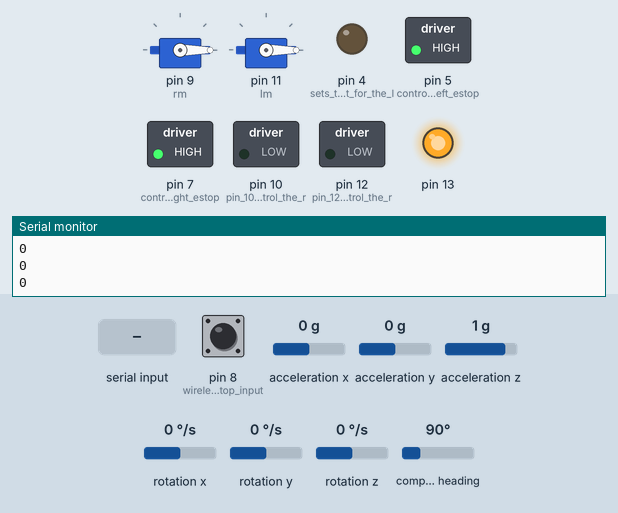
Recording of a sketch running on a simulated Arduino Uno, built with avr-gcc and run on an emulated ATmega328P. Shown: 2 × servo, switched loads named in the sketch (green lamp = pin HIGH), output pins drawn as LEDs (lit = HIGH), the last lines printed to the serial monitor. The test bench sets the inputs (shaded band); at power-on: pin 8 (wireless_estop_input) LOW, acceleration x 0 g, acceleration y 0 g, acceleration z 1 g, rotation x 0 °/s, rotation y 0 °/s, rotation z 0 °/s, compass heading 90°.

Above: at 1.2 s.
1.3 s: "A" received over Serial
At 3.4 s:
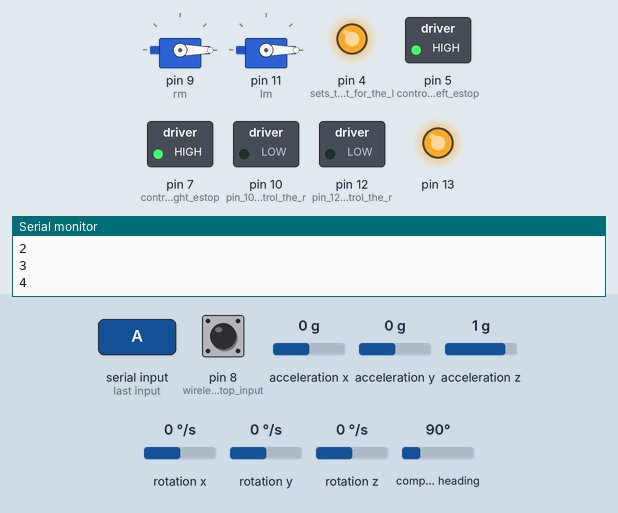
4.3 s: "C" received over Serial
7.3 s: "L" received over Serial
At 8.8 s:
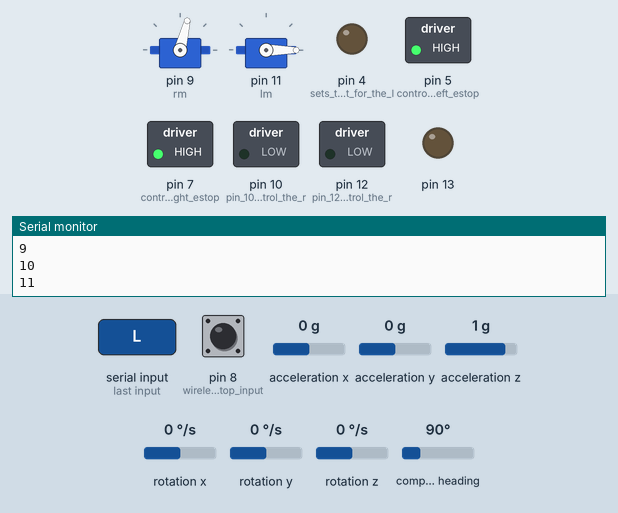
10.3 s: "R" received over Serial
At 11.7 s:
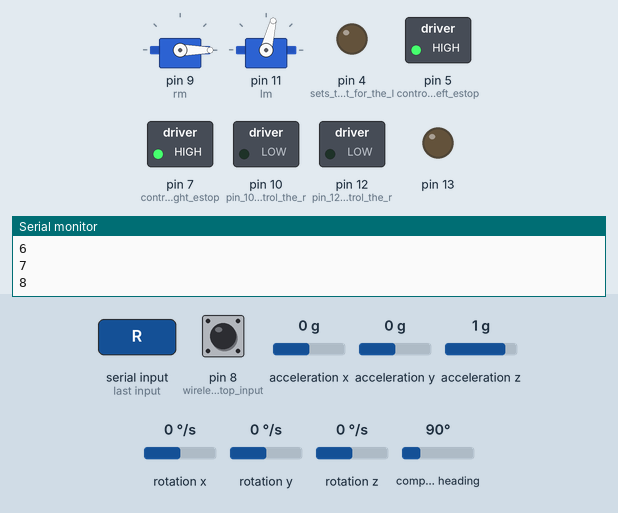
13.3 s: "F" received over Serial
At 14.7 s:
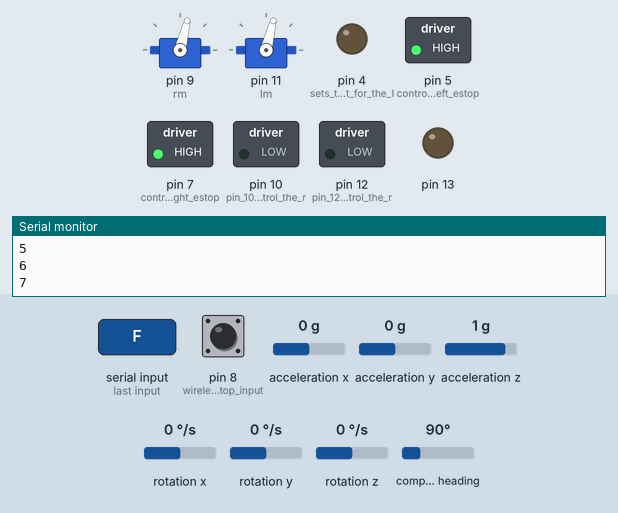
16.3 s: "A" received over Serial
At 16.7 s:
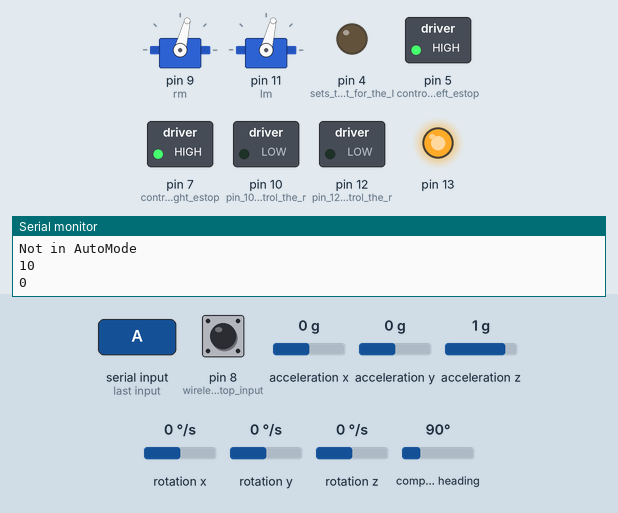
Timing chart, 0 to 18.9 s (numbered marks = the images above; inputs shaded):
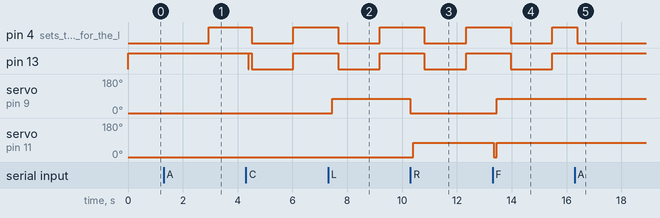

The sketch:

_Code_Vince.ino
```cpp
#include <Wire.h>
#include <Servo.h>
#include <LSM303.h>


LSM303 compass;
Servo rm,lm;
int pause;//delay for switching direction
const int messageSize = 1;
String command = "";
double spd=1.0;
int spdpwm;
String lastCommand;
boolean autonomous;
boolean light;
int timer;

//left          L
//swerve left   Q
//swerve right  E
//right         R
//forward       F
//backwards     B
//stop          S
//Compass       C
//Autonomous    A

void setup()
{
  //rightmotor
  rm.attach(9);   //attach the signal pin of the ESC to pin 9
  rm.write(0);
  pinMode(10,OUTPUT);  //pin 10 will control the relay to flip the right motor
  digitalWrite(10,LOW);
  pinMode(7,OUTPUT);//controling right estop
  digitalWrite(7,HIGH);

  //leftmotor
  lm.attach(11);   //attach the signal pin of the ESC to pin 11
  lm.write(0);
  pinMode(12,OUTPUT);  //pin 12 will control the relay to flip the left motor
  digitalWrite(12,LOW);
  pinMode(5,OUTPUT);//controling left estop
  digitalWrite(5,HIGH);

  pause=50;//This worked when John and I tested it
  pinMode(8,INPUT);//wireless estop input
  pinMode(4,OUTPUT);//sets the output for the light
  digitalWrite(4,LOW);//sets pin to LOW turing on the light
  autonomous=false;
  light=true;
  timer=1;

  //setting up communication
  Serial.begin(9600);
  Wire.begin();
  compass.init();
  compass.enableDefault();

  compass.m_min = (LSM303::vector<int16_t>){-2532, -3089, -4761};
  compass.m_max = (LSM303::vector<int16_t>){3073, 2592, 2427};

  pinMode(13, OUTPUT);
  digitalWrite(13, HIGH);
}

void loop()
{
  compass.read();
  float Heading = compass.heading();
  //sendSerialInfo(String(Heading));
  //Serial.println(String(Heading));
  delay(100);
  if (digitalRead(8)==HIGH)//if wireless estop is pressed then motors will be set to 0
  {
    rm.write(0);
    lm.write(0);
    digitalWrite(4,HIGH);//turns light on so no longer in autonomous mode
    timer=0;
  }
  Serial.println(timer);
  if(!autonomous)
  {
    timer=0;
    digitalWrite(4,LOW);//keeps light on
  }
  else
    timer=timer+1;
  if(timer>15)
  {
    timer = 1;
    if(light)
    {
      light=false;
      Serial.print("OFF");
      digitalWrite(4,HIGH);//turns light off
      digitalWrite(13,HIGH);
    }
    else
    {
      light=true;
      Serial.print("ON");
      digitalWrite(4,LOW);//turns light on
      digitalWrite(13,LOW);
    }
  }
  command = getSerialCommand();
  if(command != "")
  {
    String CommandIdentifier = command;
    Serial.println(CommandIdentifier);
    //Simple Code
    if(CommandIdentifier == "A")//make the light flash or not flash
    {
      if(!autonomous)
      {
        autonomous=true;
        Serial.println("In Auto Mode");
      }
      else
      {
        autonomous=false;
        digitalWrite(4,LOW);//turns light to solid when exiting autonomous mode
        Serial.println("Not in AutoMode");
      }
    }
    if(CommandIdentifier == "C")//Get the Compass
    {
      compass.read();
      float Heading = compass.heading();
      sendSerialInfo(String(Heading));
      digitalWrite(13, HIGH);
      delay(20);
      digitalWrite(13, LOW);
      delay(20);
      digitalWrite(13, HIGH);
    }
    if(CommandIdentifier == "L")// && digitalRead(8)==LOW)
      {
        if (lastCommand!=CommandIdentifier)
        {
          lm.write(0);
          rm.write(0);
          delay(pause);
        }

        if(spd>2.23)
          spd=2.23;
        spdpwm=spd*170.0/2.2352;//scales the value between 0 and 170
        digitalWrite(10,LOW);//right motor will go forward
        //digitalWrite(12,HIGH);//left will go reverse
        delay(pause);
        rm.write(spdpwm);
        //lm.write(spdpwm);
        lastCommand=CommandIdentifier;
      }
    else if(CommandIdentifier == "R")// && digitalRead(8)==LOW)
      {
         if (lastCommand!=CommandIdentifier)
        {
          lm.write(0);
          rm.write(0);
          delay(pause);
        }

        if(spd>2.23)
          spd=2.23;
        spdpwm=spd*170.0/2.2352;//scales the value between 0 and 170
        //digitalWrite(10,HIGH);//right motor will go reverse
        digitalWrite(12,LOW);//left will go forward
        delay(pause);
        //rm.write(spdpwm);
        lm.write(spdpwm);
        lastCommand=CommandIdentifier;
      }
    else if(CommandIdentifier == "F")// && digitalRead(8)==LOW)
      {
        digitalWrite(13,HIGH);
        Serial.println("Forward");
        if (lastCommand!=CommandIdentifier)
        {
          lm.write(0);
          rm.write(0);
          delay(pause);
        }

        if(spd>2.23)
          spd=2.23;
        spdpwm=spd*170.0/2.2352;//scales the value between 0 and 170
        digitalWrite(10,LOW);//right motor will go forward
        digitalWrite(12,LOW);//left will go forward
        delay(pause);
        rm.write(spdpwm);
        lm.write(spdpwm);
        lastCommand=CommandIdentifier;
      }
    else if(CommandIdentifier == "B")// && digitalRead(8)==LOW)
      {
        digitalWrite(13,LOW);
        if (lastCommand!=CommandIdentifier)
        {
          lm.write(0);
          rm.write(0);
          delay(pause);
        }

        if(spd>2.23)
          spd=2.23;
        spdpwm=spd*170.0/2.2352;//scales the value between 0 and 170
        //digitalWrite(10,HIGH);//right motor will go reverse
        //digitalWrite(12,HIGH);//left will go reverse
        delay(pause);
        //rm.write(spdpwm);
        //lm.write(spdpwm);
        lastCommand=CommandIdentifier;
      }
    //swerving right
    else if(CommandIdentifier == "E")// && digitalRead(8)==LOW)
    {
      if (lastCommand!=CommandIdentifier)
        {
          lm.write(0);
          rm.write(0);
          delay(pause);
        }
        spdpwm=spd*170.0/2.2352;//scales the value between 0 and 170
        digitalWrite(10,LOW);//right will go forward
        digitalWrite(12,LOW);//left will go forward
        delay(pause);
        //rm.write(spdpwm);
        //lm.write(spdpwm/4*3);
        lastCommand=CommandIdentifier;
    }
        //swerving left
    else if(CommandIdentifier == "Q")// && digitalRead(8)==LOW)
    {
      if (lastCommand!=CommandIdentifier)
        {
          lm.write(0);
          rm.write(0);
          delay(pause);
        }
        spdpwm=spd*170.0/2.2352;//scales the value between 0 and 170
        digitalWrite(10,LOW);//right will go forward
        digitalWrite(12,LOW);//left will go forward
        delay(pause);
        //rm.write(spdpwm/4*3);
        //lm.write(spdpwm);
        lastCommand=CommandIdentifier;
    }
    else if(CommandIdentifier == "S")// && digitalRead(8)==LOW)
      {
        lm.write(0);
        rm.write(0);
      }
    command="";
  }
}

String getSerialCommand()
{
  String m = "";
  if(Serial.available() < messageSize)
    return m;

  for(int i = 0; i < messageSize; i++)
  {
    m += (char)Serial.read();
  }
  Serial.println(m);
  return m;
}

void sendSerialInfo(String info)
{
  int i = 0;
  int length = info.length();
  for(i = 0; i < messageSize && i < length; i++)
  {
    Serial.print(info[i]);
  }
  while(i < messageSize-1)
  {
    Serial.print(' ');
    i++;
  }
  Serial.println();
}
```

Measured:
- after the input at 1.3 s, pin 4 (sets_the_output_for_the_l): LOW → HIGH after 1.6 s
- after the input at 7.3 s, servo on pin 9 (rm): 0° → 76° after 0.16 s
- after the input at 10.3 s, servo on pin 9 (rm): 76° → 0° at once; servo on pin 11 (lm): 0° → 76° after 0.11 s
- after the input at 13.3 s, servo on pin 9 (rm): 0° → 76° after 0.15 s; servo on pin 11 (lm): 76° → 0° after 0.05 s, → 76° 0.10 s later
- after the input at 16.3 s, pin 13: stays HIGH (without the input it goes to LOW after 0.71 s)
